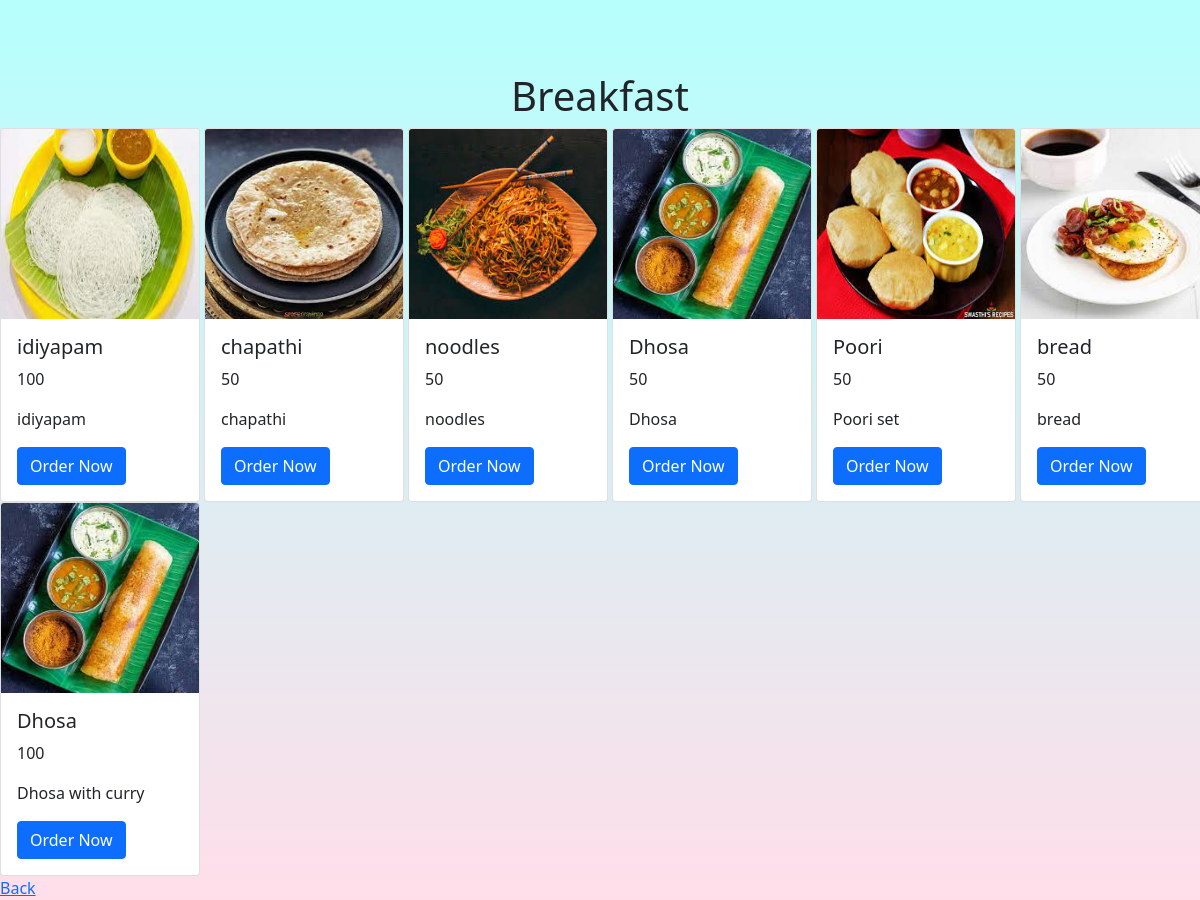
Page /eat_app/bfdisplay/ on the committed database.
### eat_app/models.py (models this page shows, shortened)
class bfmodel(models.Model):
    bfname = models.CharField(max_length=30)
    price = models.IntegerField()
    description = models.CharField(max_length=50)
    img = models.FileField(upload_to='eat_app/static')

### eat_app/views.py (the view)
# urls.py: path('bfdisplay/',bfdisplay),
def bfdisplay(request):
    a=bfmodel.objects.all()
    idd=[]
    bfname=[]
    price=[]
    description=[]
    img=[]
    for i in a:
        id = i.id
        idd.append(id)
        nm=i.bfname
        bfname.append(nm)
        pr=i.price
        price.append(pr)
        de=i.description
        description.append(de)
        im=str(i.img).split('/')[-1]
        img.append(im)
    pair=zip(bfname,price,description,img,idd)
    return render(request,'bfdisplay.html',{'a':pair})

### eat_app/templates/bfdisplay.html (shortened to what this page needs)
<!DOCTYPE html>
{% load static %}
<html lang="en">
<head>
    <link href="https://cdn.jsdelivr.net/npm/bootstrap@5.0.2/dist/css/bootstrap.min.css" rel="stylesheet">
</head>
<body>
<br><br><br><h1 align="center">Breakfast</h1>
<div class="row">
         {%  for i,j,k,l,m in a %}
         <div class="col-lg-2 col-md-4 col-sm-12">
             <div class="card" style="width:200px;">
                <img src="{% static l %}" width="190px" height="190px" class="card-img-top" alt="...">
                 <div class="card-body">
                   <h5 class="card-title">{{i}}</h5>
                   <p class="card-text">{{j}}</p>
                     <p>{{k}}</p>
                     <a href="http://127.0.0.1:8000/eat_app/addcart/{{m}}" class="btn btn-primary">Order Now</a>
                 </div>
             </div>
         </div>
         {% endfor %}
     </div>
    <a href="http://127.0.0.1:8000/eat_app/userdisplay">Back</a>
</body>
</html>

### eat_app/templates/bfdisplay.html (style rules this page uses)
body { background-color: #FFDEE9; background-image: linear-gradient(0deg, #FFDEE9 0%, #B5FFFC 100%); }

### rows in the picture
bfmodel: a "idiyapam", a "idiyapam"
bfmodel: a "chapathi", a "chapathi"
bfmodel: a "noodles", a "noodles"
bfmodel: a "Dhosa", a "Dhosa"
bfmodel: a "Poori", a "Poori set"
bfmodel: a "bread", a "bread"
bfmodel: a "Dhosa", a "Dhosa with curry"

### other values in the picture
{{ j }} "100" "50" "50" "50" "50" "50" "100"
